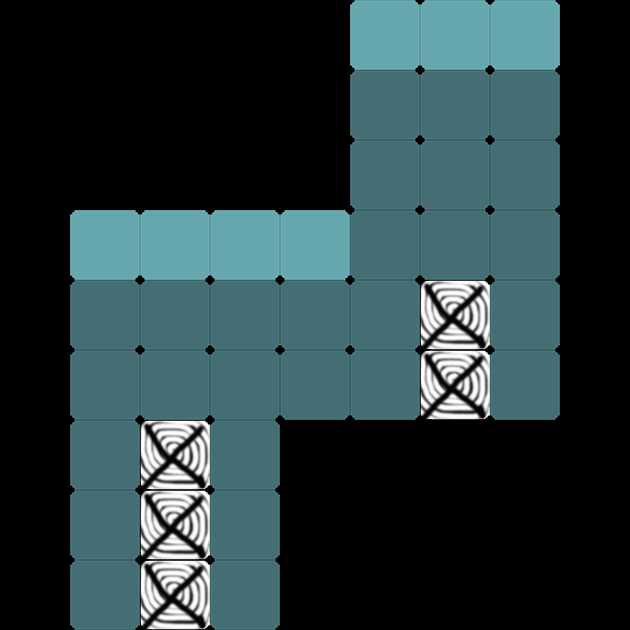

The image is a tile-based game level rendered from a .tmx file. Its description and source (layers, tilesets, objects; grid data summarised) follow:
An orthogonal 9x9 tile map with 70x70 px tiles, 2 tile layers (gridLayer, producerLayer), 1 hidden layer not drawn.

<map version="1.0" orientation="orthogonal" renderorder="right-down" width="9" height="9" tilewidth="70" tileheight="70">
 <tileset firstgid="1" name="sushi" tilewidth="70" tileheight="70" spacing="2" margin="2">
  <image source="../w640/sushi.png" width="722" height="218" />
 </tileset>
 <layer name="gridLayer" width="9" height="9">
  <data>[81 cells, 39 non-empty, 2 distinct tile ids]</data>
 </layer>
 <layer name="clipperLayer" width="9" height="9" visible="0">
  <data>[81 cells, 39 non-empty, 1 distinct tile ids]</data>
 </layer>
 <layer name="producerLayer" width="9" height="9">
  <data>[81 cells, 7 non-empty, 1 distinct tile ids]</data>
 </layer>
</map>
